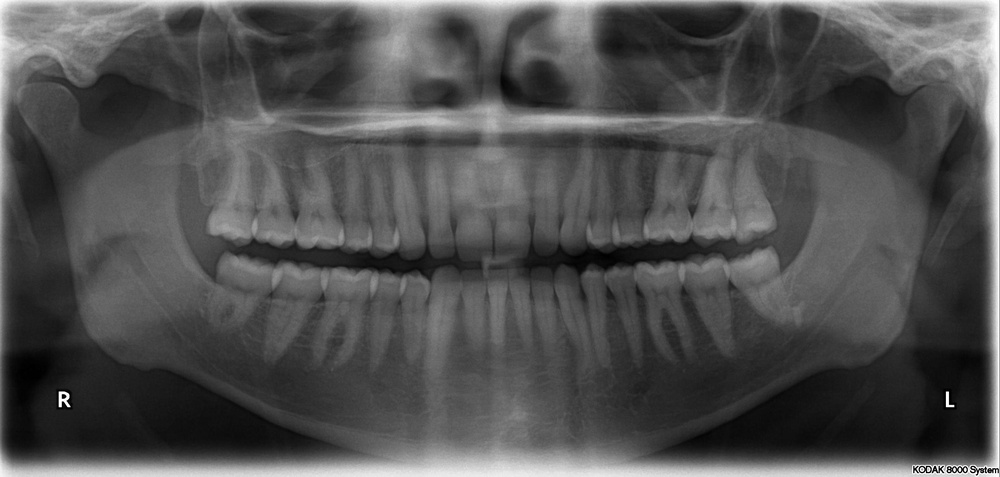
#> input picture partial-exams/1-kol-19/Figure1.jpg, 1000 x 477 px, shrunk from 2606 x 1244 before the run
$ python kol-19.py
#> lines starting #> are read from the running program, lines starting #| are printed output that depends on the picture
"""

 Created on 15-Apr-21
 @author: Kiril Zelenkovski

"""
import cv2
import matplotlib.pyplot as plt

plt.rcParams['savefig.facecolor'] = "0.8"
img = cv2.imread("Figure1.jpg", 0)
#> img is the input picture: shape (477, 1000); min 0, max 255, mean 80.1

# Obicen hist
plt.subplot(3, 2, 1)
plt.title("Original image")
plt.imshow(img, cmap='gray')

plt.subplot(3, 2, 2)
hist = cv2.calcHist([img], [0], None, [256], [0, 256])
#> hist = 256 values, max 5610 at index 89, min 31 at index 246, mean 1863.3
plt.hist(img.ravel(), 256, [0, 256], color="darkred")

# # Hist poramnet
plt.subplot(3, 2, 3)
plt.title("Global histogram eq.")
eqImg = cv2.equalizeHist(img)
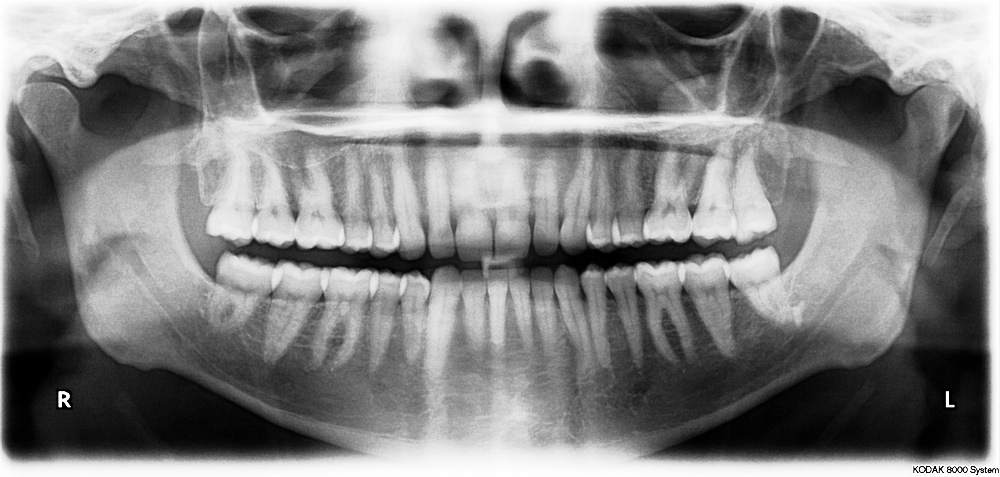
#> eqImg: shape (477, 1000); min 0, max 255, mean 128.4
plt.imshow(eqImg, cmap='gray')


plt.subplot(3, 2, 4)
plt.hist(eqImg.ravel(), 256, [0, 256], color="darkred")

# # Adaptive poramnuvanje
plt.subplot(3, 2, 5)
plt.title("Adaptive histogram eq.")
clahe = cv2.createCLAHE(clipLimit=2.0, tileGridSize=(8,8))
cl1 = clahe.apply(img)
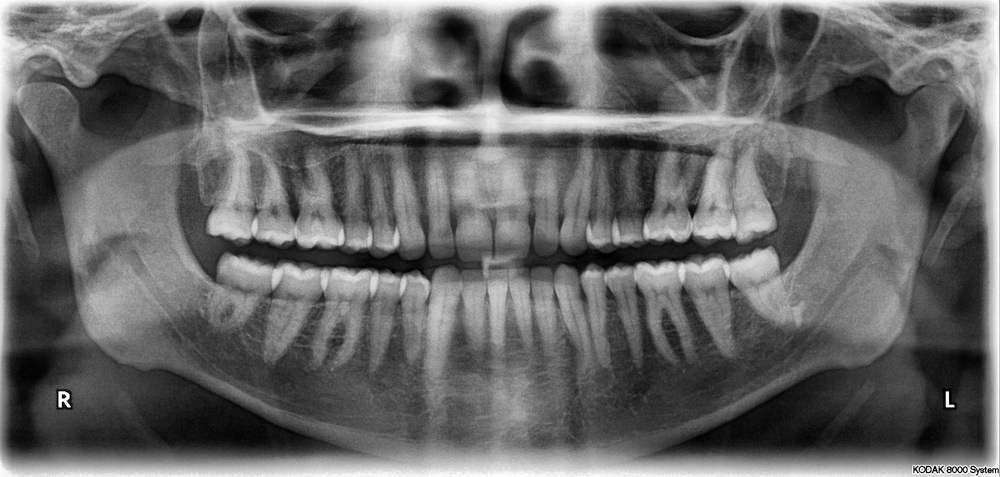
#> cl1: shape (477, 1000); min 1, max 255, mean 101.5
plt.imshow(cl1, cmap='gray')

plt.subplot(3, 2, 6)
plt.hist(cl1.ravel(), 256, [0, 256], color="darkred")

plt.tight_layout()
plt.savefig("rezultat-1.jpg")
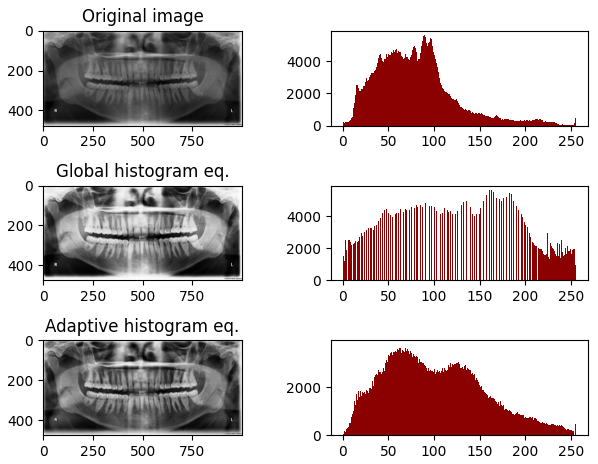
#> figure drawn by matplotlib, 6 panels; panel 2: tallest bar 5610 high, from x = 89 to 90; panel 4: tallest bar 5610 high, from x = 163 to 164; panel 6: tallest bar 3775 high, from x = 58 to 59
plt.show()

$ run again, with partial-exams/1-kol-19/Figure2.jpg copied over partial-exams/1-kol-19/Figure1.jpg
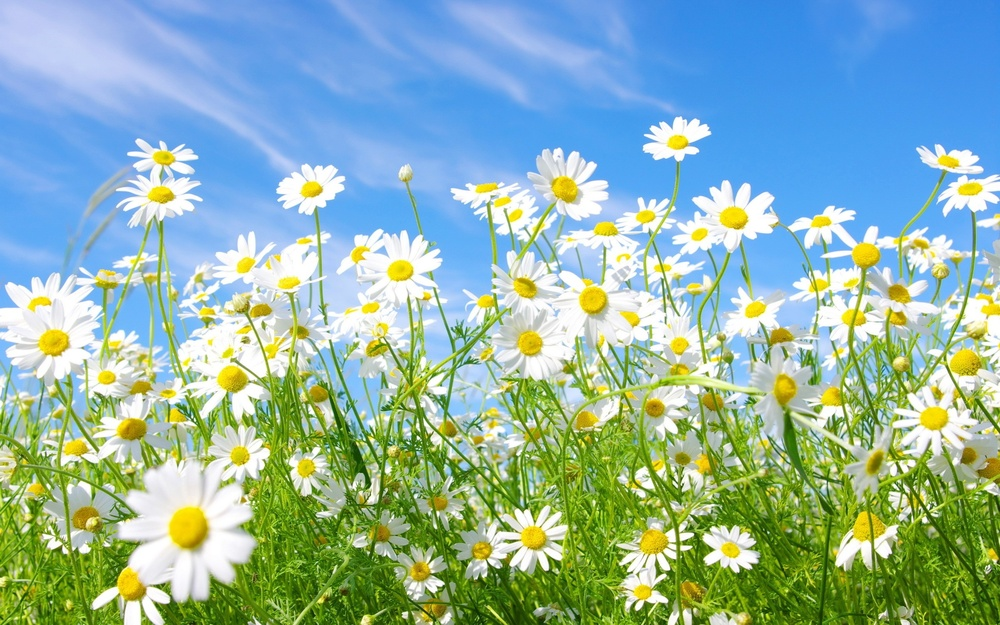
#> input picture partial-exams/1-kol-19/Figure2.jpg, 1000 x 625 px, shrunk from 2560 x 1600 before the run
#> `img = cv2.imread("Figure1.jpg", 0)`:
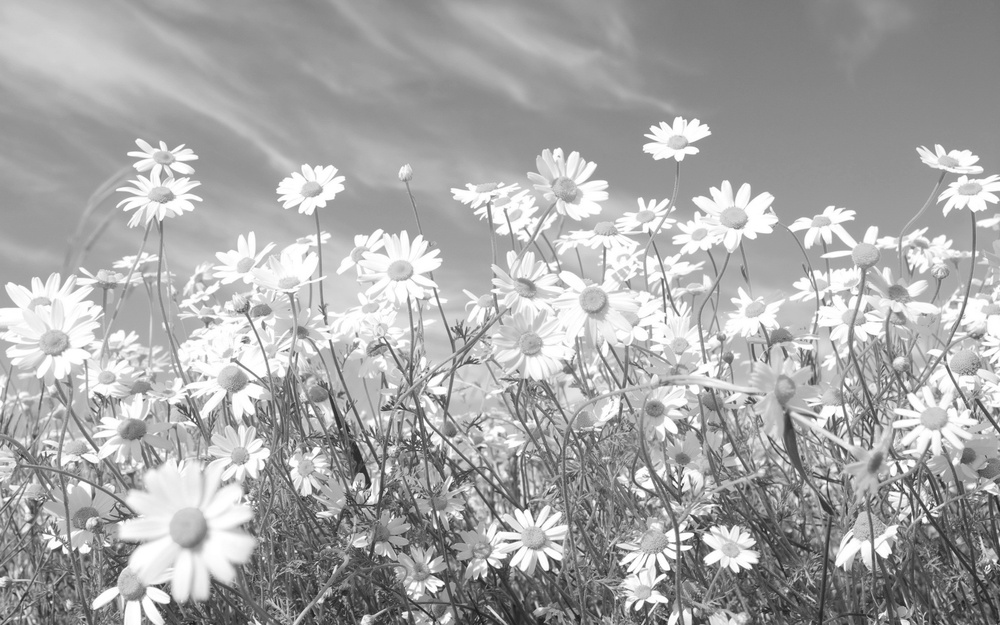
#> img: shape (625, 1000); min 23, max 255, mean 168.2
#> hist = 256 values, max 14048 at index 255, min 0 at index 0, mean 2441.4
#> `cl1 = clahe.apply(img)`:
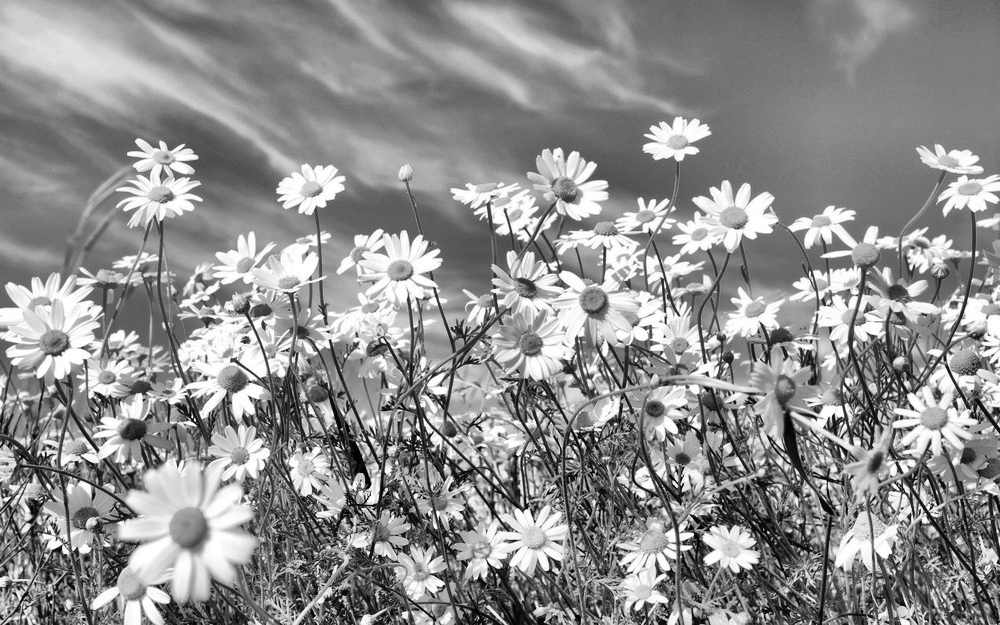
#> cl1: shape (625, 1000); min 2, max 255, mean 143.4

$ run again, with partial-exams/1-kol-19/Figure3.jpg copied over partial-exams/1-kol-19/Figure1.jpg
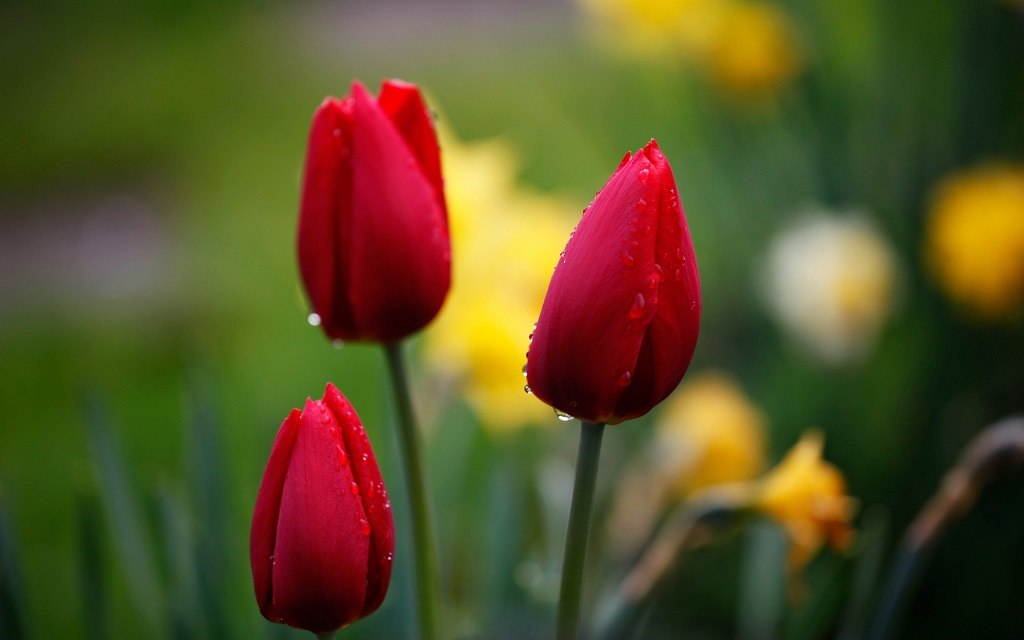
#> input picture partial-exams/1-kol-19/Figure3.jpg, 1024 x 640 px
#> `img = cv2.imread("Figure1.jpg", 0)`:
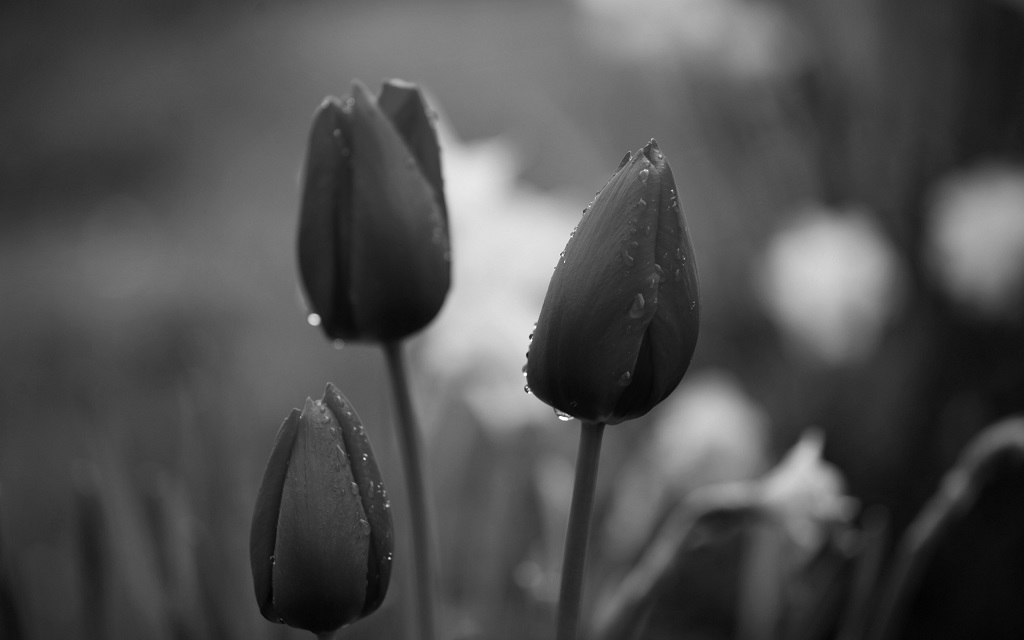
#> img: shape (640, 1024); min 2, max 255, mean 79.3
#> hist = 256 values, max 8664 at index 60, min 0 at index 0, mean 2560
#> `cl1 = clahe.apply(img)`:
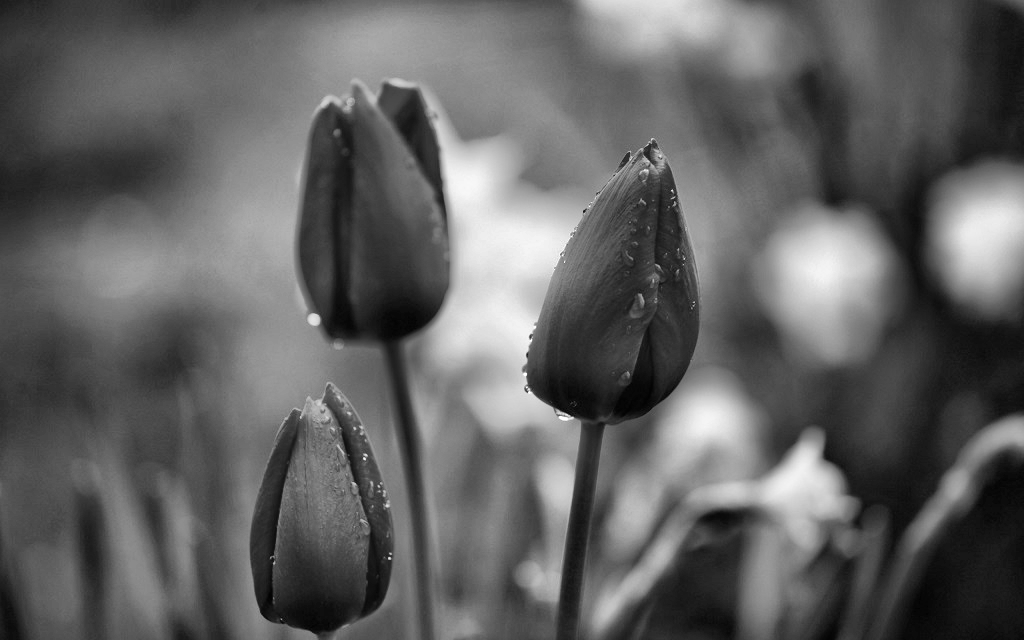
#> cl1: shape (640, 1024); min 2, max 255, mean 97.6

$ run again, with partial-exams/1-kol-19/Figure4.jpg copied over partial-exams/1-kol-19/Figure1.jpg
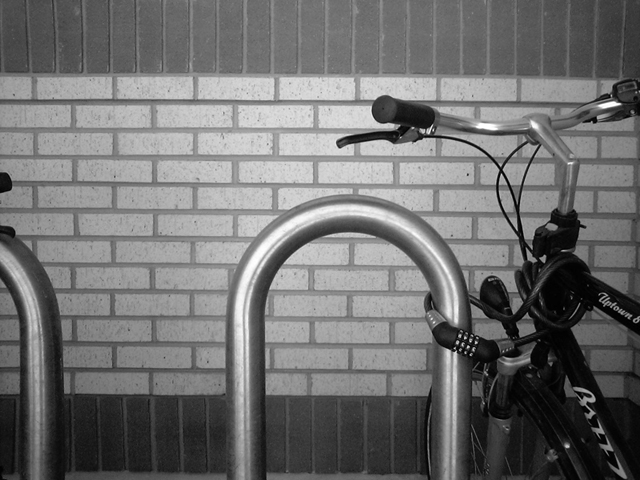
#> input picture partial-exams/1-kol-19/Figure4.jpg, 640 x 480 px
#> img is the input picture: shape (480, 640); min 0, max 255, mean 112.2
#> hist = 256 values, max 2573 at index 113, min 26 at index 253, mean 1200
#> `eqImg = cv2.equalizeHist(img)`:
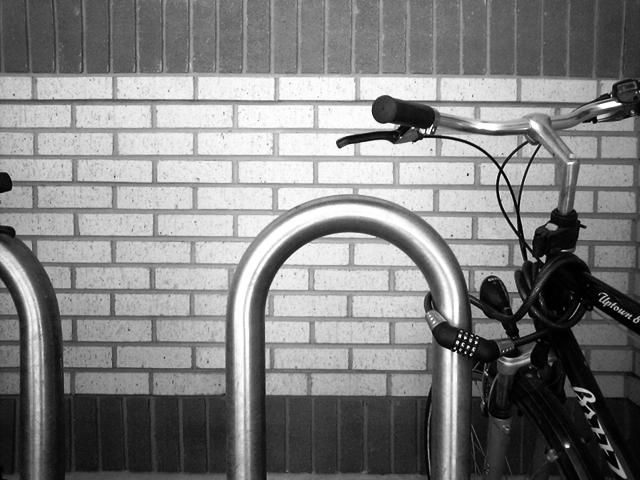
#> eqImg: shape (480, 640); min 0, max 255, mean 128
#> `cl1 = clahe.apply(img)`:
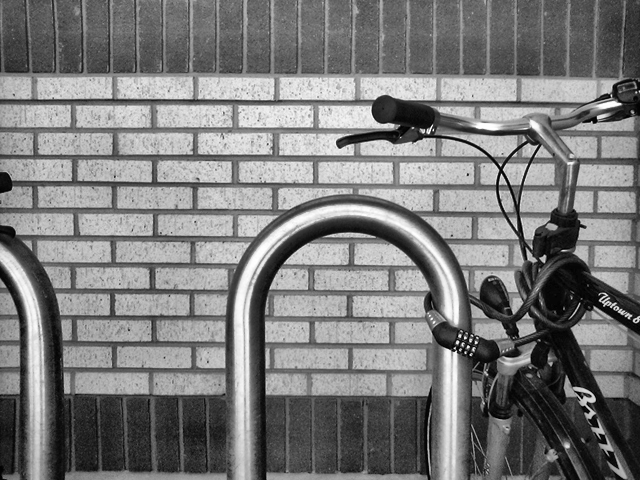
#> cl1: shape (480, 640); min 0, max 255, mean 123.5
